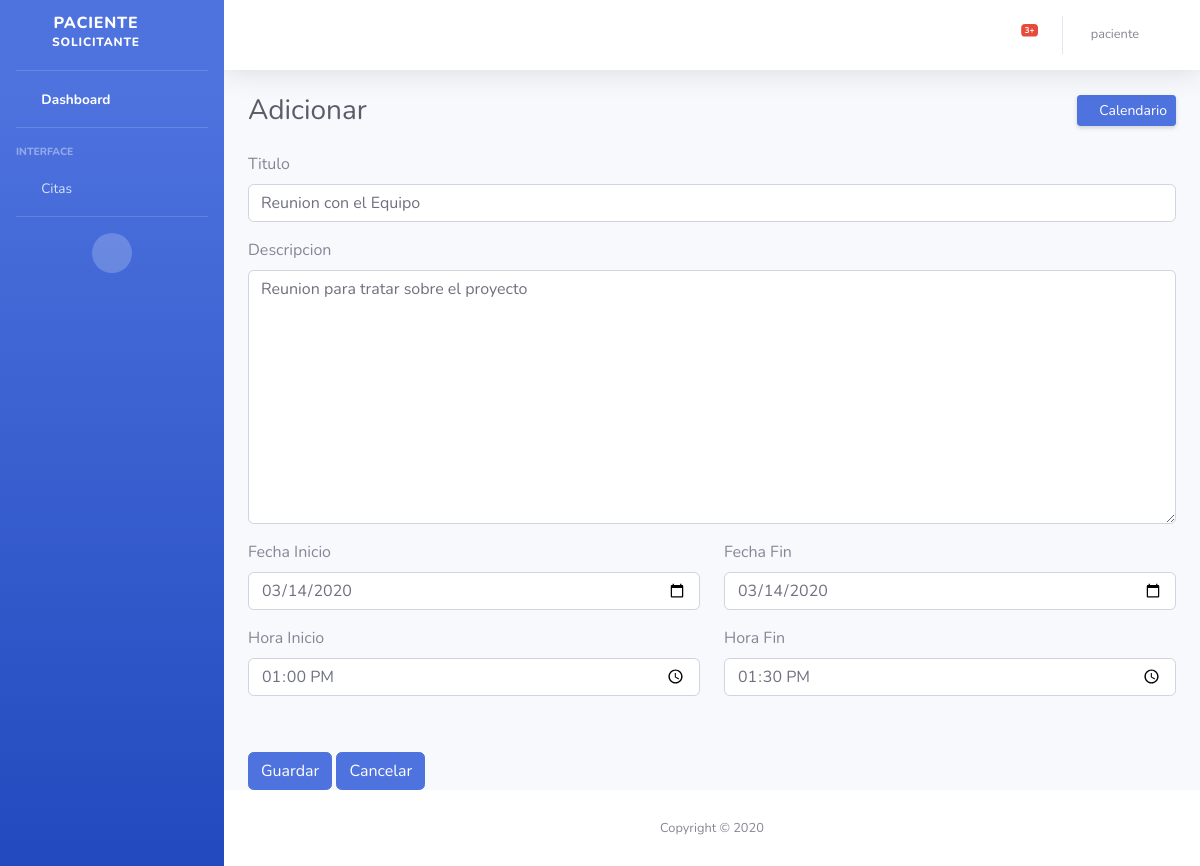
The app's page /agenda/evento/editar/1/ (signed in) with its own data.
### schedule/models.py (models this page shows, shortened)
class Event(models.Model):
    title = models.CharField(max_length=200)
    description = models.TextField()
    start_time = models.DateTimeField()
    date_start_time = models.DateField()
    time_start_time = models.TimeField()
    end_time = models.DateTimeField()
    date_end_time = models.DateField()
    time_end_time = models.TimeField()
    owner = models.ForeignKey(UserProfile, on_delete=models.CASCADE)

### schedule/views.py (the view)
# urls.py: path('evento/editar/<int:pk>/', login_required(views.EventCreateView), name='event_edit'),
def EventCreateView(request, pk=None):
    if pk:
        instance = get_object_or_404(Event, pk=pk)
    else:
        instance = Event()
        instance.owner = request.user.profile
    form = EventForm(request.POST or None, instance=instance)
    if request.POST and form.is_valid():
        form.save()
        return HttpResponseRedirect(reverse('calendar'))
    return render(request, 'event/event_add.html', {'form': form})

### schedule/forms.py
class EventForm(forms.ModelForm):
    class Meta:
        model = Event
        fields = ["title", "description", "date_start_time", "time_start_time", "date_end_time",
                  "time_end_time"]
        widgets = {
            "title": TextInput(attrs={"class": "form-control", 'placeholder': 'Titulo', }),
            "description": Textarea(attrs={"class": "form-control", 'placeholder': 'Descripcion', }),
            "time_start_time": TimeInput(attrs={"class": "form-control", "type": "time"}),
            "date_start_time": DateInput(attrs={"class": "form-control", "type": "date"}),
            "time_end_time": TimeInput(attrs={"class": "form-control", "type": "time"}),
            "date_end_time": DateInput(attrs={"class": "form-control", "type": "date"}),
        }
        labels = {
            "title": "Titulo",
            "description": "Descripcion",
            "time_start_time": "Hora Inicio",
            "date_start_time": "Fecha Inicio",
            "time_end_time": "Hora Fin",
            "date_end_time": "Fecha Fin",
        }

### authentication/templatetags/user_tags.py (called while the page is built)
@register.filter(name='has_group')
def has_group(user,group_name):
    group = Group.objects.filter(name=group_name)
    if group:
        group=group.first()
        return group in user.groups.all()
    else:
        return False

### schedule/templates/event/event_add.html (shortened to what this page needs)
{% extends 'base.html' %}
{% load static %}
{% block content %}
    <div class="container-fluid">
        <div class="d-sm-flex align-items-center justify-content-between mb-4">
            <h1 class="h3 mb-0 text-gray-800">Adicionar</h1>
            <a href="{% url 'calendar' %}" class="d-none d-sm-inline-block btn btn-sm btn-primary shadow-sm"><i
                    class="fas fa-calendar fa-sm text-white-50"></i> Calendario</a>
        </div>
        <form method="post">
            <div class="form-group">
                <label>
                    {{ form.title.label }}
                </label>
                {{ form.title }}
            </div>
            <div class="form-group">
                <label>
                    {{ form.description.label }}
                </label>
                {{ form.description }}
            </div>
            <div class="row">
                <div class="col-lg-6">
                    <div class="form-group">
                        <label>
                            {{ form.date_start_time.label }}
                        </label>
                        {{ form.date_start_time }}
                    </div>
                </div>
                <div class="col-lg-6">
                    <div class="form-group">
                        <label>
                            {{ form.date_end_time.label }}
                        </label>
                        {{ form.date_end_time }}
                    </div>
                </div>
            </div>
            <div class="row">
                <div class="col-lg-6">
                    <div class="form-group">
                        <label>
                            {{ form.time_start_time.label }}
                        </label>
                        {{ form.time_start_time }}
                    </div>
                </div>
                <div class="col-lg-6">
                    <div class="form-group">
                        <label>
                            {{ form.time_end_time.label }}
                        </label>
                        {{ form.time_end_time }}
                    </div>
                </div>
            </div>
            <div class="row">
                <div class="col-lg-6">
                </div>
                <div class="col-lg-6">
                </div>
            </div>
            <input type="submit" class="btn btn-primary btn-user" value="Guardar">
            <a href="{% url 'event_list' %}" class="btn btn-primary btn-user">Cancelar</a>
        </form>
    </div>
{% endblock %}

### authentication/templates/accordionSidebar.html (shortened to what this page needs)
{% load user_tags %}
<ul class="navbar-nav bg-gradient-primary sidebar sidebar-dark accordion" id="accordionSidebar">
      <a class="sidebar-brand d-flex align-items-center justify-content-center" href="{% url 'home' %}">
        <div class="sidebar-brand-text mx-3">{{ user.username }} <sup>{{ user.groups.all.0 }}</sup></div><br>
      </a>
      <hr class="sidebar-divider my-0">
      <li class="nav-item active">
        <a class="nav-link" href="{% url 'home' %}">
          <i class="fas fa-fw fa-tachometer-alt"></i>
          <span>Dashboard</span></a>
      </li>
      <hr class="sidebar-divider">
      <div class="sidebar-heading">
        Interface
      </div>
    {% if request.user|has_group:"Solicitado"  %}
      <li class="nav-item">
        <a class="nav-link collapsed" href="#" data-toggle="collapse" data-target="#collapseTwo" aria-expanded="true" aria-controls="collapseTwo">
          <i class="fas fa-fw fa-book-open"></i>
          <span>Agenda</span>
        </a>
        <div id="collapseTwo" class="collapse" aria-labelledby="headingTwo" data-parent="#accordionSidebar">
          <div class="bg-white py-2 collapse-inner rounded">
            <a class="collapse-item" href="{% url 'calendar' %}">Calendario</a>
            <a class="collapse-item" href="{% url 'event_list' %}">Eventos</a>
          </div>
        </div>
      </li>
      <li class="nav-item">
        <a class="nav-link collapsed" href="#" data-toggle="collapse" data-target="#collapseUtilities" aria-expanded="true" aria-controls="collapseUtilities">
          <i class="fas fa-fw fa-calendar-day"></i>
          <span>Citas</span>
        </a>
        <div id="collapseUtilities" class="collapse" aria-labelledby="headingUtilities" data-parent="#accordionSidebar">
          <div class="bg-white py-2 collapse-inner rounded">
            <a class="collapse-item" href="{% url 'dates_list' %}">Citas</a>
          </div>
        </div>
      </li>
    {% elif request.user|has_group:"Solicitante" %}
      <li class="nav-item">
        <a class="nav-link collapsed" href="#" data-toggle="collapse" data-target="#collapseUtilities" aria-expanded="true" aria-controls="collapseUtilities">
          <i class="fas fa-fw fa-calendar-day"></i>
          <span>Citas</span>
        </a>
      </li>
    {% endif %}
      <hr class="sidebar-divider">
      <div class="text-center d-none d-md-inline">
        <button class="rounded-circle border-0" id="sidebarToggle"></button>
      </div>
    </ul>

### authentication/templates/topbar.html (shortened to what this page needs)
<nav class="navbar navbar-expand navbar-light bg-white topbar mb-4 static-top shadow">
    <ul class="navbar-nav ml-auto">
        <li class="nav-item dropdown no-arrow mx-1">
            <a class="nav-link dropdown-toggle" href="#" id="alertsDropdown" role="button" data-toggle="dropdown"
               aria-haspopup="true" aria-expanded="false">
                <i class="fas fa-bell fa-fw"></i>
                <span class="badge badge-danger badge-counter">3+</span>
            </a>
        </li>
        <li class="nav-item dropdown no-arrow">
            <a class="nav-link dropdown-toggle" href="#" id="userDropdown" role="button" data-toggle="dropdown"
               aria-haspopup="true" aria-expanded="false">
                {% if user.username %}
                    <span class="mr-2 d-none d-lg-inline text-gray-600 small">{{ user.username }}</span>
                    <i class="fas fa-user-circle fa-2x text-gray-300"></i>
                {% endif %}
            </a>
        </li>
    </ul>
</nav>

### records on screen
Event: title "Reunion con el Equipo", description "Reunion para tratar sobre el proyecto", date_start_time "03/14/2020", date_end_time "03/14/2020", time_start_time "13:00:00", time_end_time "13:30:00"

### other values on screen
{{ user.username }} "PACIENTE"
{{ user.groups.all.0 }} "SOLICITANTE"
{{ user.username }} "paciente"
